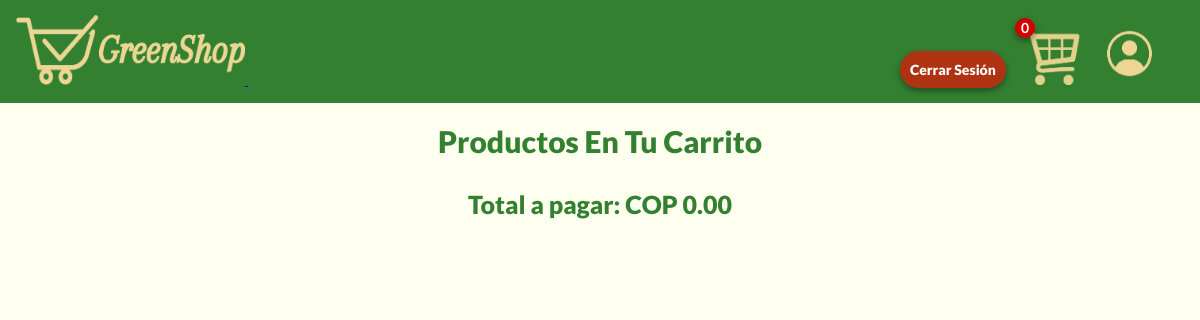
Page /carrito.php (signed in) on the earlier database version.
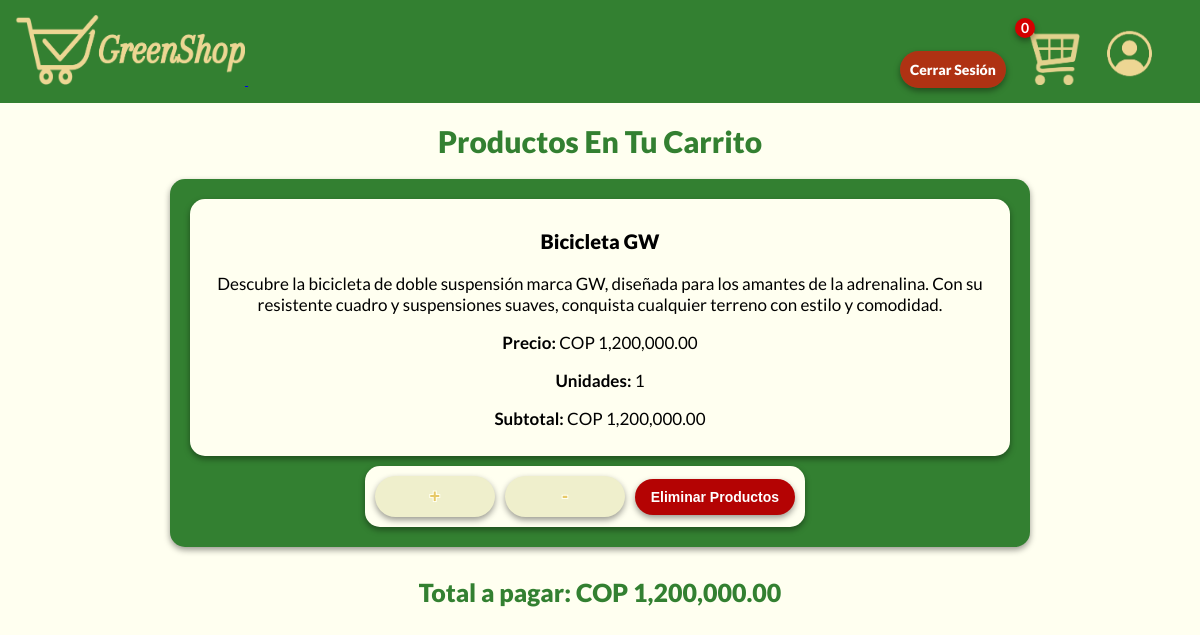
Same page on the later database version.
### tables this page shows
CREATE TABLE `carrito_compras` (
  `id` int(11) NOT NULL,
  `usuario_id` int(11) NOT NULL,
  `producto_id` int(11) NOT NULL,
  `fecha_agregado` timestamp NOT NULL DEFAULT current_timestamp(),
  `cantidad` int(11) DEFAULT 1
);

CREATE TABLE `productos` (
  `id` int(11) NOT NULL,
  `nombre` varchar(255) NOT NULL,
  `descripcion` text NOT NULL,
  `precio` decimal(10,2) NOT NULL,
  `imagen` longblob NOT NULL
);

### carrito.php (the view, shortened to what this page needs)
<?php
include 'php/conexion_be.php';
$correo = $_SESSION['usuario'];
$query = "SELECT id FROM usuarios WHERE correo_electronico = '$correo'";
$result = mysqli_query($conexion, $query);
$datos = mysqli_fetch_assoc($result);
$id_usuario = $datos['id'];
$sql = "SELECT p.id, p.nombre, p.descripcion, p.precio, c.cantidad
        FROM carrito_compras c
        JOIN productos p ON c.producto_id = p.id
        WHERE c.usuario_id = $id_usuario";
$resultado = mysqli_query($conexion, $sql);
?>
<!DOCTYPE html>
<html lang="es">
<head>
    <link rel="stylesheet" href="css/carrito.css">
</head>
<header>
    <a href="tienda.php" class="logo">
        <img src="images/Logo.png" alt="GreenShop Logo">
    </a>
    <a href="php/cerrar_sesion.php" class="cerrar_sesion">Cerrar Sesión</a>
    <a href="perfil.php" class="usuario">
        <img src="images/Perfil.png" alt="Perfil de Usuario" style="width: 40px;">
    </a>
    <a href="carrito.php" class="carrito">
        <img src="images/Carrito.png" alt="Carrito de Compras">
        <span id="contador-carrito" class="carrito-unidades">0</span>
    </a>
</header>
<body>
    <h1>Productos En Tu Carrito</h1>
    <?php $total = 0; ?>
    <?php while ($producto = mysqli_fetch_assoc($resultado)) {
        $subtotal = $producto['precio'] * $producto['cantidad'];
        $total += $subtotal;
    ?>
        <div class="contenedor">
            <div>
            <h3><?= $producto['nombre'] ?></h3>
            <p><?= $producto['descripcion'] ?></p>
            <p><strong>Precio:</strong> COP <?= number_format($producto['precio'], 2) ?></p>
            <p><strong>Unidades:</strong> <?= $producto['cantidad'] ?></p>
            <p><strong>Subtotal:</strong> COP <?= number_format($subtotal, 2) ?></p>
            </div>
            <div class="modificadores" style="margin-left: 22%;">
            <button onclick="actualizarCantidad(<?= $producto['id'] ?>, 'sumar')" class="modificador">+</button>
            <button onclick="actualizarCantidad(<?= $producto['id'] ?>, 'restar')" class="modificador">-</button>
            <button onclick="eliminarProducto(<?= $producto['id'] ?>)" class="eliminar">Eliminar Productos</button>
            </div>
        </div>
    <?php } ?>
    <h2>Total a pagar: <span>COP <?= number_format($total, 2) ?></span></h2>
</body>
</html>

Differences in the rows shown:
added carrito_compras: producto.nombre "Bicicleta GW", producto.descripcion "Descubre la bicicleta de doble suspensión marca GW, diseñada para los amantes de la adrenalina. Con su resistente cuadro y suspensiones suaves, conquista cualquier terreno con estilo y comodidad.", producto.precio "1,200,000.00", cantidad "1", subtotal "1,200,000.00"
Other differences:
$total: "0.00" → "1,200,000.00"
